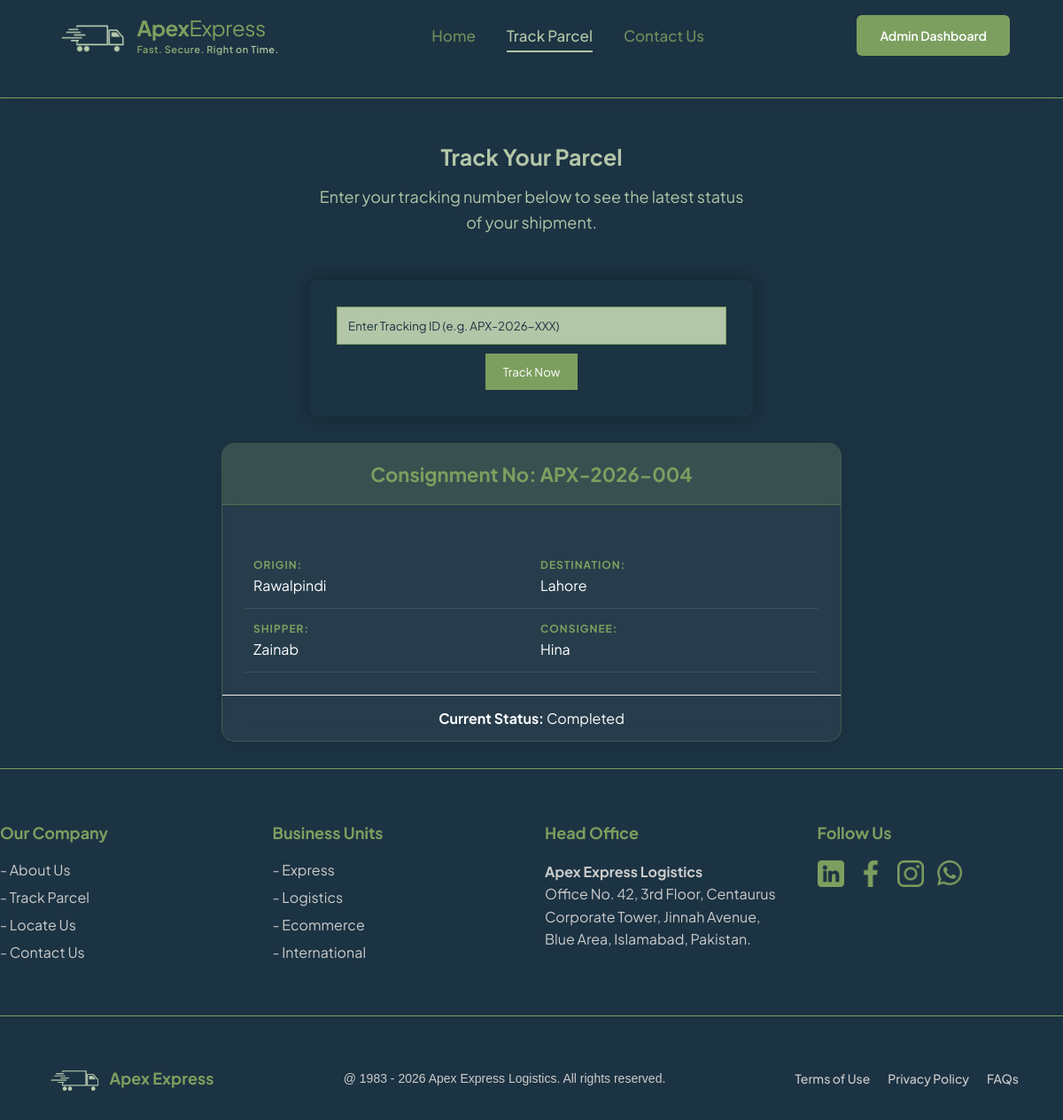
Page /apex_express/tracking.php?tracking_id=APX-2026-004 on the committed database.
### tables this page shows
CREATE TABLE `parcel` (
  `Parcel_ID` int(11) NOT NULL AUTO_INCREMENT,
  `Tracking_id` varchar(50) NOT NULL,
  `Weight` decimal(10,2) NOT NULL,
  `Book_date` timestamp NOT NULL DEFAULT current_timestamp(),
  `Origin_city` varchar(50) NOT NULL,
  `Destination_city` varchar(50) NOT NULL,
  `Sender_ID` varchar(50) NOT NULL,
  `Reciever_ID` varchar(50) NOT NULL,
  `Branch_ID` varchar(50) NOT NULL,
  `Rider_ID` varchar(50) DEFAULT NULL,
  `Status_id` varchar(50) NOT NULL,
  `price` decimal(10,2) NOT NULL DEFAULT 0.00,
  `payment_option` enum('Cash on Delivery','Easypaisa','JazzCash','Bank Transfer') NOT NULL DEFAULT 'Cash on Delivery',
  PRIMARY KEY (`Parcel_ID`),
  UNIQUE KEY `Tracking_id` (`Tracking_id`),
  UNIQUE KEY `Unique_Parcel_Status` (`Status_id`),
  KEY `Sender_ID` (`Sender_ID`),
  KEY `Reciever_ID` (`Reciever_ID`),
  KEY `Branch_ID` (`Branch_ID`),
  KEY `Rider_ID` (`Rider_ID`)
);

CREATE TABLE `sender` (
  `Sender_ID` varchar(50) NOT NULL,
  `First_name` varchar(50) NOT NULL,
  `Last_name` varchar(50) NOT NULL,
  `Email` varchar(100) NOT NULL,
  `Street_no` varchar(50) NOT NULL,
  `Area` varchar(100) NOT NULL,
  `City` varchar(50) NOT NULL,
  PRIMARY KEY (`Sender_ID`)
);

CREATE TABLE `reciever` (
  `Reciever_ID` varchar(50) NOT NULL,
  `First_name` varchar(50) NOT NULL,
  `Last_name` varchar(50) NOT NULL,
  `Email` varchar(100) NOT NULL,
  `Postal_code` varchar(20) NOT NULL,
  `Street_no` varchar(50) NOT NULL,
  `Area` varchar(100) NOT NULL,
  `City` varchar(50) NOT NULL,
  PRIMARY KEY (`Reciever_ID`)
);

CREATE TABLE `delivery_status` (
  `Status_id` varchar(50) NOT NULL,
  `Status_type` enum('Booked','In-Transit','Out for Delivery','Completed','Failed') NOT NULL,
  `Remarks` text DEFAULT NULL,
  `Attempts` int(11) DEFAULT 0,
  PRIMARY KEY (`Status_id`)
);

### apex_express/tracking.php (the view, shortened to what this page needs)
<!DOCTYPE html>
<html lang="en">
<head>
    <link rel="stylesheet" href="tracking_style.css">
</head>
<body>
    <nav class="apex-navbar">
        <div class="nav-wrapper">
            <div class="nav-logo">
                <img src="logo.png" alt="Apex Express Logo" class="logo-truck">
                <div class="logo-info">
                    <div class="logo-text">
                        <span class="brand-bold">Apex</span><span class="brand-light">Express</span>
                    </div>
                    <div class="logo-slogan">Fast. Secure. Right on Time.</div>
                </div>
            </div>
            <ul class="nav-menu">
                <li><a href="home.html" class="nav-item">Home</a></li>
                <li><a href="tracking.php" class="nav-item active">Track Parcel</a></li>
                <li><a href="contactus.html" class="nav-item">Contact Us</a></li>
            </ul>
            <div class="nav-btn-wrapper">
                <a href="admin_dashboard.php" class="btn-portal">Admin Dashboard</a>
            </div>
        </div>
        <hr class="line">
    </nav>
    <div class="track-form">
        <h5>Track Your Parcel</h5>
        <p class="p">Enter your tracking number below to see the latest status of your shipment.</p>
    </div>
    <section class="tracking-section">
        <form action="" method="POST">
            <input type="text" name="tracking_id" placeholder="Enter Tracking ID (e.g. APX-2026-XXX)" required>
            <button type="submit" name="search">Track Now</button>
        </form>
    </section>
</body>
<div id="result-area">
    <?php
    $conn = mysqli_connect("localhost", "root", "", "apex_express_db");
    $search_id = "";
    if (isset($_POST['search'])) {
        $search_id = $_POST['tracking_id'];
    } elseif (isset($_GET['tracking_id'])) {
        $search_id = $_GET['tracking_id'];
    }
    if (!empty($search_id)) {
        $id = mysqli_real_escape_string($conn, $search_id);
        $query = "SELECT p.*, s.First_name as s_fname, r.First_name as r_fname, ds.Status_type
              FROM parcel p
              JOIN sender s ON p.Sender_ID = s.Sender_ID
              JOIN reciever r ON p.Reciever_ID = r.Reciever_ID
              JOIN delivery_status ds ON p.Status_id = ds.Status_id
              WHERE p.Tracking_id = '$id'";
        $result = mysqli_query($conn, $query);
        if (mysqli_num_rows($result) > 0) {
            $data = mysqli_fetch_assoc($result);
            echo '
        <div class="tracking-result-box">
            <div class="consignment-header">Consignment No: ' . $data['Tracking_id'] . '</div>
            <div class="details-grid">
                <div class="detail-item"><strong>Origin:</strong> ' . $data['Origin_city'] . '</div>
                <div class="detail-item"><strong>Destination:</strong> ' . $data['Destination_city'] . '</div>
                <div class="detail-item"><strong>Shipper:</strong> ' . $data['s_fname'] . '</div>
                <div class="detail-item"><strong>Consignee:</strong> ' . $data['r_fname'] . '</div>
            </div>
            <div style="padding:15px; border-top:1px solid #eee; text-align:center;">
                <strong>Current Status:</strong> ' . $data['Status_type'] . '
            </div>
        </div>';
        } else {
            echo '<p style="color: red; text-align: center;">ID found</p>';
        }
    }
    ?>
</div>
<hr class="line">
<footer class="footer">
    <div class="footer-container">
        <div class="footer-col">
            <h3>Our Company</h3>
            <ul>
                <li><a href="#">- About Us</a></li>
                <li><a href="#">- Track Parcel</a></li>
                <li><a href="#">- Locate Us</a></li>
                <li><a href="#">- Contact Us</a></li>
            </ul>
        </div>
        <div class="footer-col">
            <h3>Business Units</h3>
            <ul>
                <li><a href="#">- Express</a></li>
                <li><a href="#">- Logistics</a></li>
                <li><a href="#">- Ecommerce</a></li>
                <li><a href="#">- International</a></li>
            </ul>
        </div>
        <div class="footer-col">
            <h3>Head Office</h3>
            <p>
                <strong>Apex Express Logistics</strong><br>
                Office No. 42, 3rd Floor, Centaurus Corporate Tower,
                Jinnah Avenue, Blue Area, Islamabad, Pakistan.
            </p>
        </div>
        <div class="footer-col">
            <h3>Follow Us</h3>
            <div class="social-links">
                <a href="https://business.linkedin.com/"><img src="linkedin.png" class="social-icon"></a>
                <a href="https://www.linkedin.com/"><img src="facebook-app-symbol.png" class="social-icon"></a>
                <a href="https://www.instagram.com/"><img src="instagram.png" class="social-icon"></a>
                <a href="https://www.whatsapp.com/"><img src="whatsapp.png" class="social-icon"></a>
            </div>
        </div>
    </div>
    <br>
    <hr class="line">
    <div class="footer-bottom">
        <div class="bottom-content">
            <div class="brand-group">
                <img src="logo.png" alt="Brand Logo" class="footer-logo">
                <span class="brand-name">Apex Express</span>
            </div>
            <p>@ 1983 - 2026 Apex Express Logistics. All rights reserved.</p>
            <div class="bottom-links">
                <a href="#">Terms of Use</a>
                <a href="#">Privacy Policy</a>
                <a href="#">FAQs</a>
            </div>
        </div>
    </div>
</footer>
</html>

### rows in the picture
parcel: Tracking "APX-2026-004", Origin_city "Rawalpindi", Destination_city "Lahore", Sender_ID.First_name "Zainab", Reciever_ID.First_name "Hina", Status.Status_type "Completed"
